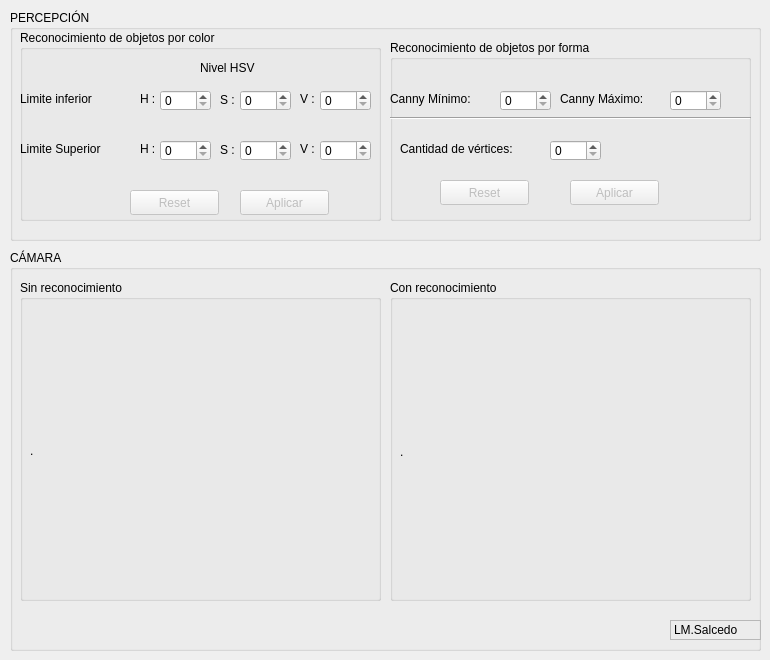
    <widget class="QWidget" name="Percepcion">
     <attribute name="title">
      <string>Percepción</string>
     </attribute>
     <widget class="QGroupBox" name="groupBox_3">
      <property name="geometry">
       <rect>
        <x>10</x>
        <y>250</y>
        <width>751</width>
        <height>401</height>
       </rect>
      </property>
      <property name="title">
       <string>CÁMARA</string>
      </property>
      <widget class="QGroupBox" name="groupBox_15">
       <property name="geometry">
        <rect>
         <x>10</x>
         <y>30</y>
         <width>361</width>
         <height>321</height>
        </rect>
       </property>
       <property name="title">
        <string>Sin reconocimiento</string>
       </property>
       <widget class="QLabel" name="camara_sin_reco">
        <property name="geometry">
         <rect>
          <x>10</x>
          <y>30</y>
          <width>341</width>
          <height>281</height>
         </rect>
        </property>
        <property name="text">
         <string>.</string>
        </property>
       </widget>
      </widget>
      <widget class="QGroupBox" name="groupBox_16">
       <property name="geometry">
        <rect>
         <x>380</x>
         <y>30</y>
         <width>361</width>
         <height>321</height>
        </rect>
       </property>
       <property name="title">
        <string>Con reconocimiento</string>
       </property>
       <widget class="QLabel" name="camara_con_reco">
        <property name="geometry">
         <rect>
          <x>10</x>
          <y>36</y>
          <width>341</width>
          <height>271</height>
         </rect>
        </property>
        <property name="text">
         <string>.</string>
        </property>
       </widget>
      </widget>
      <widget class="QLabel" name="label_26">
       <property name="geometry">
        <rect>
         <x>660</x>
         <y>370</y>
         <width>91</width>
         <height>20</height>
        </rect>
       </property>
       <property name="frameShape">
        <enum>QFrame::StyledPanel</enum>
       </property>
       <property name="lineWidth">
        <number>1</number>
       </property>
       <property name="text">
        <string>LM.Salcedo</string>
       </property>
       <property name="scaledContents">
        <bool>false</bool>
       </property>
       <property name="openExternalLinks">
        <bool>false</bool>
       </property>
      </widget>
     </widget>
     <widget class="QGroupBox" name="groupBox">
      <property name="geometry">
       <rect>
        <x>10</x>
        <y>10</y>
        <width>751</width>
        <height>231</height>
       </rect>
      </property>
      <property name="title">
       <string>PERCEPCIÓN</string>
      </property>
      <widget class="QGroupBox" name="groupBox_13">
       <property name="geometry">
        <rect>
         <x>10</x>
         <y>20</y>
         <width>361</width>
         <height>191</height>
        </rect>
       </property>
       <property name="title">
        <string>Reconocimiento de objetos por color</string>
       </property>
       <property name="flat">
        <bool>false</bool>
       </property>
       <property name="checkable">
        <bool>false</bool>
       </property>
       <widget class="QPushButton" name="btn_reset_color">
        <property name="enabled">
         <bool>false</bool>
        </property>
        <property name="geometry">
         <rect>
          <x>110</x>
          <y>160</y>
          <width>89</width>
          <height>25</height>
         </rect>
        </property>
        <property name="text">
         <string>Reset</string>
        </property>
       </widget>
       <widget class="QPushButton" name="btn_apli_color">
        <property name="enabled">
         <bool>false</bool>
        </property>
        <property name="geometry">
         <rect>
          <x>220</x>
          <y>160</y>
          <width>89</width>
          <height>25</height>
         </rect>
        </property>
        <property name="text">
         <string>Aplicar</string>
        </property>
       </widget>
       <widget class="QLabel" name="label_12">
        <property name="geometry">
         <rect>
          <x>140</x>
          <y>-1540</y>
          <width>91</width>
          <height>17</height>
         </rect>
        </property>
        <property name="text">
         <string>RANGO HSV:</string>
        </property>
        <property name="textFormat">
         <enum>Qt::AutoText</enum>
        </property>
        <property name="openExternalLinks">
         <bool>false</bool>
        </property>
       </widget>
       <widget class="QLabel" name="label_17">
        <property name="geometry">
         <rect>
          <x>200</x>
          <y>60</y>
          <width>20</width>
          <height>20</height>
         </rect>
        </property>
        <property name="text">
         <string>S :</string>
        </property>
        <property name="textFormat">
         <enum>Qt::AutoText</enum>
        </property>
       </widget>
       <widget class="QLabel" name="label_18">
        <property name="geometry">
         <rect>
          <x>280</x>
          <y>60</y>
          <width>21</width>
          <height>17</height>
         </rect>
        </property>
        <property name="text">
         <string>V :</string>
        </property>
        <property name="textFormat">
         <enum>Qt::AutoText</enum>
        </property>
       </widget>
       <widget class="QLabel" name="label_19">
        <property name="geometry">
         <rect>
          <x>120</x>
          <y>60</y>
          <width>21</width>
          <height>17</height>
         </rect>
        </property>
        <property name="text">
         <string>H :</string>
        </property>
        <property name="textFormat">
         <enum>Qt::AutoText</enum>
        </property>
       </widget>
       <widget class="QLabel" name="label_20">
        <property name="geometry">
         <rect>
          <x>0</x>
          <y>60</y>
          <width>101</width>
          <height>17</height>
         </rect>
        </property>
        <property name="text">
         <string>Limite inferior</string>
        </property>
       </widget>
       <widget class="QLabel" name="label_21">
        <property name="geometry">
         <rect>
          <x>0</x>
          <y>110</y>
          <width>111</width>
          <height>17</height>
         </rect>
        </property>
        <property name="text">
         <string>Limite Superior</string>
        </property>
       </widget>
       <widget class="QLabel" name="label_22">
        <property name="geometry">
         <rect>
          <x>120</x>
          <y>110</y>
          <width>21</width>
          <height>17</height>
         </rect>
        </property>
        <property name="text">
         <string>H :</string>
        </property>
        <property name="textFormat">
         <enum>Qt::AutoText</enum>
        </property>
       </widget>
       <widget class="QLabel" name="label_23">
        <property name="geometry">
         <rect>
          <x>200</x>
          <y>110</y>
          <width>20</width>
          <height>20</height>
         </rect>
        </property>
        <property name="text">
         <string>S :</string>
        </property>
        <property name="textFormat">
         <enum>Qt::AutoText</enum>
        </property>
       </widget>
       <widget class="QLabel" name="label_24">
        <property name="geometry">
         <rect>
          <x>280</x>
          <y>110</y>
          <width>21</width>
          <height>17</height>
         </rect>
        </property>
        <property name="text">
         <string>V :</string>
        </property>
        <property name="textFormat">
         <enum>Qt::AutoText</enum>
        </property>
       </widget>
       <widget class="QSpinBox" name="valor_H_inferior">
        <property name="geometry">
         <rect>
          <x>140</x>
          <y>60</y>
          <width>51</width>
          <height>21</height>
         </rect>
        </property>
        <property name="maximum">
         <number>179</number>
        </property>
       </widget>
       <widget class="QSpinBox" name="valor_H_superior">
        <property name="geometry">
         <rect>
          <x>140</x>
          <y>110</y>
          <width>51</width>
          <height>21</height>
         </rect>
        </property>
        <property name="maximum">
         <number>179</number>
        </property>
       </widget>
       <widget class="QSpinBox" name="valor_S_inferior">
        <property name="geometry">
         <rect>
          <x>220</x>
          <y>60</y>
          <width>51</width>
          <height>21</height>
         </rect>
        </property>
        <property name="maximum">
         <number>255</number>
        </property>
       </widget>
       <widget class="QSpinBox" name="valor_S_superior">
        <property name="geometry">
         <rect>
          <x>220</x>
          <y>110</y>
          <width>51</width>
          <height>21</height>
         </rect>
        </property>
        <property name="maximum">
         <number>255</number>
        </property>
       </widget>
       <widget class="QSpinBox" name="valor_V_inferior">
        <property name="geometry">
         <rect>
          <x>300</x>
          <y>60</y>
          <width>51</width>
          <height>21</height>
         </rect>
        </property>
        <property name="maximum">
         <number>255</number>
        </property>
       </widget>
       <widget class="QSpinBox" name="valor_V_superior">
        <property name="geometry">
         <rect>
          <x>300</x>
          <y>110</y>
          <width>51</width>
          <height>21</height>
         </rect>
        </property>
        <property name="maximum">
         <number>255</number>
        </property>
       </widget>
       <widget class="QLabel" name="label_13">
        <property name="geometry">
         <rect>
          <x>180</x>
          <y>30</y>
          <width>71</width>
          <height>16</height>
         </rect>
        </property>
        <property name="text">
         <string>Nivel HSV</string>
        </property>
       </widget>
      </widget>
      <widget class="QGroupBox" name="groupBox_14">
       <property name="geometry">
        <rect>
         <x>380</x>
         <y>30</y>
         <width>361</width>
         <height>181</height>
        </rect>
       </property>
       <property name="title">
        <string>Reconocimiento de objetos por forma</string>
       </property>
       <widget class="QLabel" name="label_11">
        <property name="geometry">
         <rect>
          <x>0</x>
          <y>50</y>
          <width>221</width>
          <height>17</height>
         </rect>
        </property>
        <property name="text">
         <string>Canny Mínimo:</string>
        </property>
       </widget>
       <widget class="QLabel" name="label_27">
        <property name="geometry">
         <rect>
          <x>170</x>
          <y>50</y>
          <width>221</width>
          <height>17</height>
         </rect>
        </property>
        <property name="text">
         <string>Canny Máximo:</string>
        </property>
       </widget>
       <widget class="Line" name="line">
        <property name="geometry">
         <rect>
          <x>0</x>
          <y>70</y>
          <width>361</width>
          <height>16</height>
         </rect>
        </property>
        <property name="orientation">
         <enum>Qt::Horizontal</enum>
        </property>
       </widget>
       <widget class="QLabel" name="label_15">
        <property name="geometry">
         <rect>
          <x>10</x>
          <y>100</y>
          <width>151</width>
          <height>17</height>
         </rect>
        </property>
        <property name="text">
         <string>Cantidad de vértices:</string>
        </property>
       </widget>
       <widget class="QPushButton" name="btn_reset_forma">
        <property name="enabled">
         <bool>false</bool>
        </property>
        <property name="geometry">
         <rect>
          <x>50</x>
          <y>140</y>
          <width>89</width>
          <height>25</height>
         </rect>
        </property>
        <property name="text">
         <string>Reset</string>
        </property>
       </widget>
       <widget class="QPushButton" name="btn_apli_forma">
        <property name="enabled">
         <bool>false</bool>
        </property>
        <property name="geometry">
         <rect>
          <x>180</x>
          <y>140</y>
          <width>89</width>
          <height>25</height>
         </rect>
        </property>
        <property name="text">
         <string>Aplicar</string>
        </property>
       </widget>
       <widget class="QSpinBox" name="canny_min">
        <property name="geometry">
         <rect>
          <x>110</x>
          <y>50</y>
          <width>51</width>
          <height>21</height>
         </rect>
        </property>
        <property name="maximum">
         <number>255</number>
        </property>
       </widget>
       <widget class="QSpinBox" name="canny_max">
        <property name="geometry">
         <rect>
          <x>280</x>
          <y>50</y>
          <width>51</width>
          <height>21</height>
         </rect>
        </property>
        <property name="maximum">
         <number>255</number>
        </property>
       </widget>
       <widget class="QSpinBox" name="vertices">
        <property name="geometry">
         <rect>
          <x>160</x>
          <y>100</y>
          <width>51</width>
          <height>21</height>
         </rect>
        </property>
        <property name="maximum">
         <number>255</number>
        </property>
       </widget>
      </widget>
     </widget>
    </widget>
